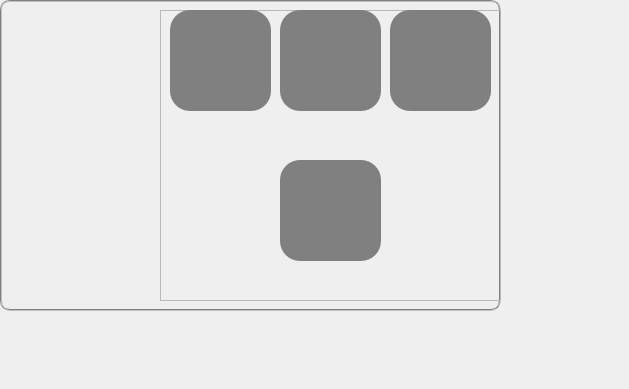
      <widget class="QWidget" name="frame_1_joint">
       <widget class="QWidget" name="orientation" native="true">
        <property name="geometry">
         <rect>
          <x>0</x>
          <y>0</y>
          <width>620</width>
          <height>380</height>
         </rect>
        </property>
        <widget class="QPushButton" name="controlSwitch_1">
         <property name="geometry">
          <rect>
           <x>10</x>
           <y>10</y>
           <width>141</width>
           <height>101</height>
          </rect>
         </property>
         <property name="focusPolicy">
          <enum>Qt::NoFocus</enum>
         </property>
         <property name="styleSheet">
          <string notr="true">border:none;background-color:transparent;</string>
         </property>
         <property name="icon">
          <iconset resource="images.qrc">
           <normaloff>:/manual/images/manual/positionaxis_red.gif</normaloff>
           <normalon>:/manual/images/manual/positionaxis_green.gif</normalon>:/manual/images/manual/positionaxis_red.gif</iconset>
         </property>
         <property name="iconSize">
          <size>
           <width>200</width>
           <height>200</height>
          </size>
         </property>
         <property name="checkable">
          <bool>true</bool>
         </property>
         <property name="checked">
          <bool>true</bool>
         </property>
         <property name="autoExclusive">
          <bool>true</bool>
         </property>
        </widget>
        <widget class="QPushButton" name="controlSwitch_2">
         <property name="geometry">
          <rect>
           <x>10</x>
           <y>160</y>
           <width>141</width>
           <height>101</height>
          </rect>
         </property>
         <property name="focusPolicy">
          <enum>Qt::NoFocus</enum>
         </property>
         <property name="styleSheet">
          <string notr="true">border:none;background-color:transparent;</string>
         </property>
         <property name="icon">
          <iconset resource="images.qrc">
           <normaloff>:/manual/images/manual/postureaxis_red.gif</normaloff>
           <normalon>:/manual/images/manual/postureaxis_green.gif</normalon>:/manual/images/manual/postureaxis_red.gif</iconset>
         </property>
         <property name="iconSize">
          <size>
           <width>200</width>
           <height>200</height>
          </size>
         </property>
         <property name="checkable">
          <bool>true</bool>
         </property>
         <property name="autoExclusive">
          <bool>true</bool>
         </property>
        </widget>
        <widget class="QFrame" name="orientationBorder">
         <property name="geometry">
          <rect>
           <x>0</x>
           <y>0</y>
           <width>501</width>
           <height>311</height>
          </rect>
         </property>
         <property name="styleSheet">
          <string notr="true">border:2px groove gray;border-radius:10px;padding:2px 4px;</string>
         </property>
         <property name="frameShape">
          <enum>QFrame::StyledPanel</enum>
         </property>
         <property name="frameShadow">
          <enum>QFrame::Raised</enum>
         </property>
        </widget>
        <widget class="QFrame" name="orientationFrame">
         <property name="geometry">
          <rect>
           <x>160</x>
           <y>10</y>
           <width>341</width>
           <height>291</height>
          </rect>
         </property>
         <property name="frameShape">
          <enum>QFrame::StyledPanel</enum>
         </property>
         <property name="frameShadow">
          <enum>QFrame::Raised</enum>
         </property>
         <widget class="QPushButton" name="disabledButton_3">
          <property name="enabled">
           <bool>true</bool>
          </property>
          <property name="geometry">
           <rect>
            <x>10</x>
            <y>0</y>
            <width>101</width>
            <height>101</height>
           </rect>
          </property>
          <property name="focusPolicy">
           <enum>Qt::NoFocus</enum>
          </property>
          <property name="styleSheet">
           <string notr="true">background-color: grey; border-radius: 20; border-image: url(:/manual/images/manual/axisX.png)</string>
          </property>
          <property name="icon">
           <iconset resource="images.qrc">
            <normaloff>:/manual/images/manual/transparent.png</normaloff>
            <normalon>:/manual/images/manual/no-sign.png</normalon>:/manual/images/manual/transparent.png</iconset>
          </property>
          <property name="iconSize">
           <size>
            <width>128</width>
            <height>128</height>
           </size>
          </property>
          <property name="checkable">
           <bool>true</bool>
          </property>
          <property name="checked">
           <bool>false</bool>
          </property>
         </widget>
         <widget class="QLabel" name="label_21">
          <property name="geometry">
           <rect>
            <x>130</x>
            <y>110</y>
            <width>81</width>
            <height>31</height>
           </rect>
          </property>
          <property name="text">
           <string/>
          </property>
          <property name="pixmap">
           <pixmap resource="images.qrc">:/manual/images/manual/IIaxis.gif</pixmap>
          </property>
          <property name="alignment">
           <set>Qt::AlignCenter</set>
          </property>
         </widget>
         <widget class="QLabel" name="label_20">
          <property name="geometry">
           <rect>
            <x>120</x>
            <y>260</y>
            <width>101</width>
            <height>31</height>
           </rect>
          </property>
          <property name="text">
           <string/>
          </property>
          <property name="pixmap">
           <pixmap resource="images.qrc">:/manual/images/manual/IVaxis.gif</pixmap>
          </property>
          <property name="alignment">
           <set>Qt::AlignCenter</set>
          </property>
         </widget>
         <widget class="QPushButton" name="disabledButton_1">
          <property name="enabled">
           <bool>true</bool>
          </property>
          <property name="geometry">
           <rect>
            <x>230</x>
            <y>0</y>
            <width>101</width>
            <height>101</height>
           </rect>
          </property>
          <property name="focusPolicy">
           <enum>Qt::NoFocus</enum>
          </property>
          <property name="styleSheet">
           <string notr="true">background-color: grey; border-radius: 20; border-image: url(:/manual/images/manual/axisZ.png)</string>
          </property>
          <property name="icon">
           <iconset resource="images.qrc">
            <normaloff>:/manual/images/manual/transparent.png</normaloff>
            <normalon>:/manual/images/manual/no-sign.png</normalon>:/manual/images/manual/transparent.png</iconset>
          </property>
          <property name="iconSize">
           <size>
            <width>128</width>
            <height>128</height>
           </size>
          </property>
          <property name="checkable">
           <bool>true</bool>
          </property>
          <property name="checked">
           <bool>false</bool>
          </property>
         </widget>
         <widget class="QLabel" name="label_23">
          <property name="geometry">
           <rect>
            <x>230</x>
            <y>110</y>
            <width>91</width>
            <height>31</height>
           </rect>
          </property>
          <property name="text">
           <string/>
          </property>
          <property name="pixmap">
           <pixmap resource="images.qrc">:/manual/images/manual/Iaxis.gif</pixmap>
          </property>
          <property name="alignment">
           <set>Qt::AlignCenter</set>
          </property>
         </widget>
         <widget class="QPushButton" name="disabledButton_4">
          <property name="enabled">
           <bool>true</bool>
          </property>
          <property name="geometry">
           <rect>
            <x>120</x>
            <y>150</y>
            <width>101</width>
            <height>101</height>
           </rect>
          </property>
          <property name="focusPolicy">
           <enum>Qt::NoFocus</enum>
          </property>
          <property name="styleSheet">
           <string notr="true">background-color: grey; border-radius: 20; border-image: url(:/manual/images/manual/axisZ.png)</string>
          </property>
          <property name="icon">
           <iconset resource="images.qrc">
            <normaloff>:/manual/images/manual/transparent.png</normaloff>
            <normalon>:/manual/images/manual/no-sign.png</normalon>:/manual/images/manual/transparent.png</iconset>
          </property>
          <property name="iconSize">
           <size>
            <width>128</width>
            <height>128</height>
           </size>
          </property>
          <property name="checkable">
           <bool>true</bool>
          </property>
          <property name="checked">
           <bool>false</bool>
          </property>
         </widget>
         <widget class="QLabel" name="label_19">
          <property name="geometry">
           <rect>
            <x>20</x>
            <y>110</y>
            <width>81</width>
            <height>31</height>
           </rect>
          </property>
          <property name="text">
           <string/>
          </property>
          <property name="pixmap">
           <pixmap resource="images.qrc">:/manual/images/manual/IIIaxis.gif</pixmap>
          </property>
          <property name="alignment">
           <set>Qt::AlignCenter</set>
          </property>
         </widget>
         <widget class="QPushButton" name="disabledButton_2">
          <property name="enabled">
           <bool>true</bool>
          </property>
          <property name="geometry">
           <rect>
            <x>120</x>
            <y>0</y>
            <width>101</width>
            <height>101</height>
           </rect>
          </property>
          <property name="focusPolicy">
           <enum>Qt::NoFocus</enum>
          </property>
          <property name="styleSheet">
           <string notr="true">background-color: grey; border-radius: 20; border-image: url(:/manual/images/manual/axisY.png)</string>
          </property>
          <property name="icon">
           <iconset resource="images.qrc">
            <normaloff>:/manual/images/manual/transparent.png</normaloff>
            <normalon>:/manual/images/manual/no-sign.png</normalon>:/manual/images/manual/transparent.png</iconset>
          </property>
          <property name="iconSize">
           <size>
            <width>128</width>
            <height>128</height>
           </size>
          </property>
          <property name="checkable">
           <bool>true</bool>
          </property>
          <property name="checked">
           <bool>false</bool>
          </property>
         </widget>
        </widget>
        <zorder>orientationBorder</zorder>
        <zorder>controlSwitch_1</zorder>
        <zorder>controlSwitch_2</zorder>
        <zorder>orientationFrame</zorder>
       </widget>
      </widget>
